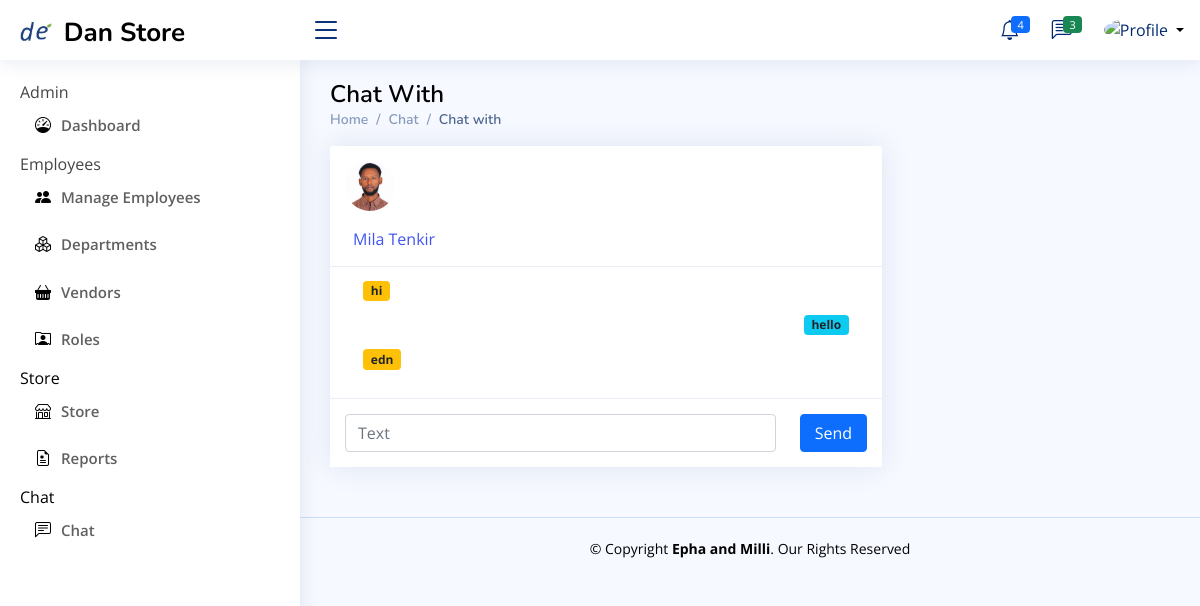
The app's page /comp-admin/chat_pepol/20 (signed in) with its own data.
### Store_manager/models.py (models this page shows, shortened)
class employ(models.Model):
    user=models.ForeignKey(User,null=True,blank=True,on_delete=models.CASCADE)
    role= models.CharField(max_length=200,null=True,blank=True)
    profile_pic=models.ImageField(null=True,blank=True, upload_to='Profile/')
    Full_Name=models.CharField(max_length=300, null=True)
    gender = models.CharField(max_length=20,null=True,blank=True)
    phone1 = models.CharField(max_length=200, null=True)
    phone2 = models.CharField(max_length=200, null=True)
    facebook = models.CharField(max_length=200, null=True,blank=True)
    telegram = models.CharField(max_length=200, null=True,blank=True)
    instagram = models.CharField(max_length=200, null=True,blank=True)
    about = models.TextField(max_length=500, null=True)
    address = models.CharField(max_length=200, null=True)
    inDepartment = models.CharField(max_length=300,null=True)
    date_created = models.DateTimeField(auto_now_add=True, null=True)
    Thechnologist =models.BooleanField(blank=True,null=True,default=False)
    accessStore=models.ForeignKey(allStore,null=True,blank=True,on_delete=models.CASCADE)
    def __str__(self):
        return str(self.user)

class chatbot(models.Model):
    me_with=models.ForeignKey(employ,null=True,blank=True, on_delete=models.CASCADE)
    me=models.CharField(max_length=200,null=True,blank=True)
    message=models.TextField(max_length=1000,null=True,blank=True)
    date=models.DateTimeField(auto_now_add=True)
    checked=models.BooleanField(default=False)

### Company_Admin/views.py (the view, shortened to what this page needs)
# urls.py: path('chat_pepol/<int:id>',views.chat_pepol,name="admin-chat_people"),
def chat_pepol(request,id):
    chat_employ=employ.objects.get(pk=id)
    me=employ.objects.get(pk=request.user.id)
    all_message=chatbot.objects.filter(Q(Q(me_with=chat_employ) | Q(me=chat_employ)) & Q(Q(me_with=me) | Q(me=me)))
    context={
        'chat_employ':chat_employ,
        'message':all_message,
        'id':id,
        'me':me
    }
    return render(request,'Company_Admin/chat/chat.html',context)

### Templates/Company_Admin/Chat/chat.html (shortened to what this page needs)
{% extends 'Company_Admin/base.html' %} {% block admin %}
<main id="main" class="main">
    <div class="pagetitle">
      <h1 style="color: black">Chat With</h1>
      <nav>
        <ol class="breadcrumb">
          <li class="breadcrumb-item"> <a href="{% url 'admin-dashboard' %}">Home</a></li>
          <li class="breadcrumb-item ">Chat </li>
          <li class="breadcrumb-item active">Chat with</li>
        </ol>
      </nav>
    </div>
    <section class="section">
        <div class="row">
            <div class="col-lg-8">
                <div class="card">
                    <div class="card-header">
                        <div class="row">
                            <div class="col-5 nav-item dropdown pe-3">
                              <a href="{% url 'admin-chat_profile' chat_employ.id %}">
                                  {% if chat_employ.profile_pic %}
                                  <img src="{{chat_employ.profile_pic.url}}" alt="Profile" class="rounded-circle w-25">
                                 <div class="pt-3">
                                    <span class="d-none d-md-block ps-2">{{chat_employ.user.first_name}} {{chat_employ.user.last_name}}</span>
                                 </div>
                                  {% endif %}
                                 </a>
                              </div>
                        </div>
                    </div>
                    <div class="card-body pt-2">
                      {% if message %}
                      {% for mess in message %}
                      <div class="text-start">
                       {% if mess.me_with == me %}
                       <button type="button" class="btn " data-bs-toggle="modal" data-bs-target="#verticalycentered">
                          <span class="badge bg-warning text-dark">{{mess.message}}</span><br>
                        </button>
                        {% elif mess.me_with != me %}
                        <div class="text-end">
                          <button type="button" class="btn " data-bs-toggle="modal" data-bs-target="#verticalycentered">
                            <span class="badge bg-info text-dark text-end">{{mess.message}}</span><br>
                          </button>
                        </div>
                          {% endif %}
                      </div>
                      {% endfor %}
                       {% endif %}
                    </div>
                    <div class="card-footer">
                      <form method="POST" >
                        <div class="row">
                          <div class="col-lg-10">
                              <input type="text" class="form-control" id="inputText" name="mess" placeholder="Text">
                            </div>
                            <div class="col-lg-2 text-center d-grid">
                              <button type="submit" class="btn btn-primary">Send</button>
                            </div>
                     </div>
                      </form>
                    </div>
            </div>
         </div>
    </section>
  </main>
{% endblock %}

### static/assets/css/style.css (style rules this page uses)
:root { scroll-behavior: smooth; }
body { font-family: "Open Sans", sans-serif; background: #f6f9ff; color: #444444; }
a { color: #4154f1; text-decoration: none; }
h1, h2, h3, h4, h5, h6 { font-family: "Nunito", sans-serif; }
#main { margin-top: 60px; padding: 20px 30px; transition: all 0.3s; }
.pagetitle { margin-bottom: 10px; }
.pagetitle h1 { font-size: 24px; margin-bottom: 0; font-weight: 600; color: #012970; }
.card { margin-bottom: 30px; border: none; border-radius: 5px; box-shadow: 0px 0 30px rgba(1, 41, 112, 0.1); }
.card-header, .card-footer { border-color: #ebeef4; background-color: #fff; color: #798eb3; padding: 15px; }
.card-body { padding: 0 20px 20px 20px; }
.breadcrumb { font-size: 14px; font-family: "Nunito", sans-serif; color: #899bbd; font-weight: 600; }
.breadcrumb a { color: #899bbd; transition: 0.3s; }
.breadcrumb .breadcrumb-item::before { color: #899bbd; }
.breadcrumb .active { color: #51678f; font-weight: 600; }
@media (min-width: 1200px) { #main, #footer { margin-left: 300px; } }

### records on screen
employ: profile_pic (picture), user.first_name "Mila", user.last_name "Tenkir"
chatbot: message "hi"
chatbot: message "hello"
chatbot: message "edn"
